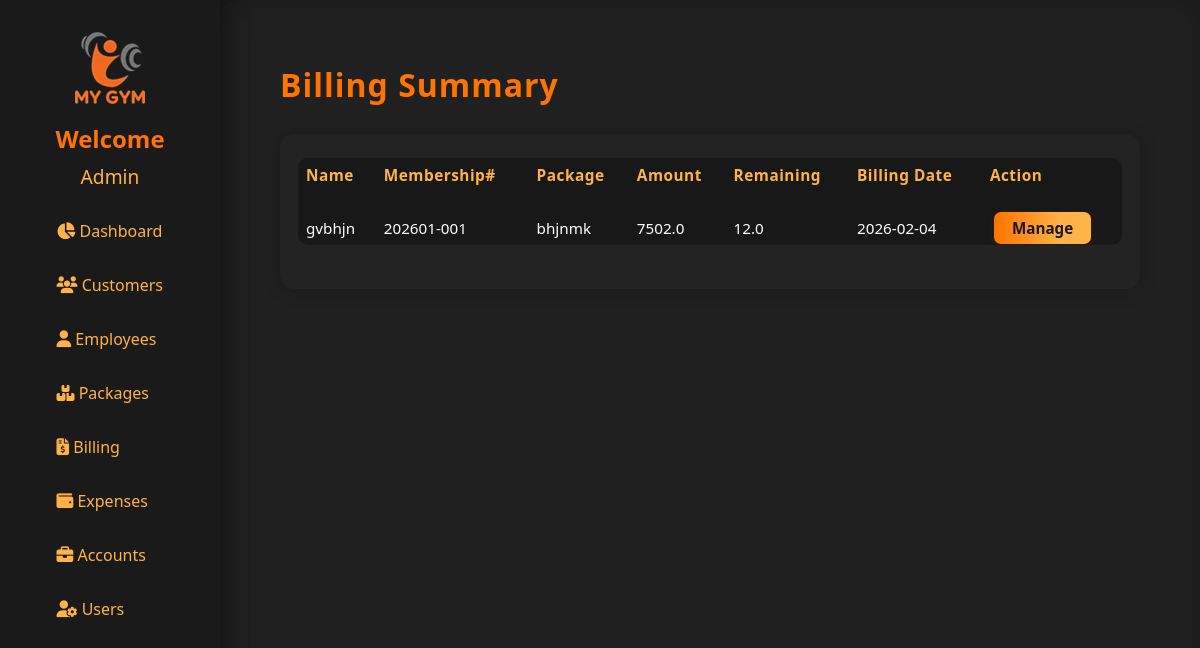
Page /billing (signed in) on the committed database.
### models.py (models this page shows, shortened)
class User(UserMixin, db.Model):
    id = db.Column(db.Integer, primary_key=True)
    username = db.Column(db.String(80), unique=True, nullable=False)
    password_hash = db.Column(db.String(128))
    thumb_id = db.Column(db.String(100))
    role_id = db.Column(db.String(100))
    created_at = db.Column(db.DateTime, default=datetime.utcnow)
    updated_at = db.Column(db.DateTime, default=datetime.utcnow, onupdate=datetime.utcnow)

class Customer(db.Model):
    id = db.Column(db.Integer, primary_key=True)
    membership_no = db.Column(db.String(20), unique=True)
    admission_date = db.Column(db.Date)
    type = db.Column(db.String(32))
    package_id = db.Column(db.Integer, db.ForeignKey('packages.id'))
    status = db.Column(db.String(20), default="Not Paid")
    billing_date = db.Column(db.Date)
    name = db.Column(db.String(120), nullable=False)
    email = db.Column(db.String(120))
    father_or_husband = db.Column(db.String(120))
    cnic = db.Column(db.String(20))
    gender = db.Column(db.String(20))
    marital_status = db.Column(db.String(20))
    blood_group = db.Column(db.String(10))
    dob = db.Column(db.Date)
    height = db.Column(db.Float)
    weight = db.Column(db.Float)
    waist = db.Column(db.Float)
    profession = db.Column(db.String(120))
    nationality = db.Column(db.String(50))
    address = db.Column(db.String(200))
    phone = db.Column(db.String(30))
    emergency_contact = db.Column(db.String(30))
    package = db.Column(db.String(50))
    personal_training_time = db.Column(db.String(50))
    trainer = db.Column(db.String(50))
    bmi_test = db.Column(db.String(10))  # 'Yes' or 'No'
    bmi_value = db.Column(db.Float)
    illnesses = db.Column(db.String(200))
    illness_other = db.Column(db.String(100))
    join_reasons = db.Column(db.String(200))
    terms_accepted = db.Column(db.Boolean, default=False)
    thumb_id = db.Column(db.String(100))
    invoices = db.relationship('Invoice', backref='customer', cascade="all, delete-orphan")
    billings = db.relationship('Billing', backref='customer', primaryjoin="Customer.cnic == foreign(Billing.customer_cnic)", cascade="all, delete-orphan")
    billing_histories = db.relationship('BillingHistory', backref='customer', primaryjoin="Customer.cnic == foreign(BillingHistory.customer_cnic)", cascade="all, delete-orphan")
    created_at = db.Column(db.DateTime, default=datetime.utcnow)
    updated_at = db.Column(db.DateTime, default=datetime.utcnow, onupdate=datetime.utcnow)

class Packages(db.Model):
    id = db.Column(db.Integer, primary_key=True)
    package_name = db.Column(db.String(100), nullable=False)
    package_type = db.Column(db.String(50), nullable=False)  # e.g., 'Individual' or 'Personal'
    package_duration = db.Column(db.String(50), nullable=False)  # e.g., '1 Month', '6 Months'
    package_price = db.Column(db.Float, nullable=False)
    registration_fees = db.Column(db.Float, nullable=False)
    created_at = db.Column(db.DateTime, default=datetime.utcnow)
    updated_at = db.Column(db.DateTime, default=datetime.utcnow, onupdate=datetime.utcnow)

class Billing(db.Model):
    id = db.Column(db.Integer, primary_key=True)
    customer_name = db.Column(db.String(120), nullable=False)
    membership_no = db.Column(db.String(20), nullable=False)
    customer_cnic = db.Column(db.String(20), nullable=False)
    paid_to_be_amount = db.Column(db.Float, nullable=False)
    paid_amount = db.Column(db.Float, nullable=False)
    remaining_amount = db.Column(db.Float, nullable=False)
    payment_collected_by = db.Column(db.String(100), nullable=False)   # Employee name or ID
    payment_date = db.Column(db.DateTime, default=datetime.utcnow, nullable=False)
    payment_method = db.Column(db.String(50), nullable=False)
    transaction_id = db.Column(db.String(50), nullable=True)
    created_at = db.Column(db.DateTime, default=datetime.utcnow)
    updated_at = db.Column(db.DateTime, default=datetime.utcnow, onupdate=datetime.utcnow)

### app.py (the view)
@app.route('/billing')
@login_required
def billing():
    billed_cnic = db.session.query(Billing.customer_cnic).distinct()
    billed_membership = db.session.query(Billing.membership_no).distinct()
    customers = Customer.query.filter(
        (Customer.cnic.in_(billed_cnic)) | (Customer.membership_no.in_(billed_membership))
    ).all()
    packages = Packages.query.all()
    packages_dict = {p.id: p for p in packages}
    billing_dict = {}
    for c in customers:
        billing = Billing.query.filter_by(customer_cnic=c.cnic).order_by(Billing.payment_date.desc()).first()
        billing_dict[c.cnic] = billing.remaining_amount if billing else 0
    return render_template(
        'billing.html',
        customers=customers,
        packages_dict=packages_dict,
        billing_dict=billing_dict
    )

### app.py (called while the page is built)
@login_manager.user_loader
def load_user(user_id):
    return db.session.get(User, int(user_id))

### templates/billing.html (shortened to what this page needs)
{% extends "base.html" %}
{% block content %}
<h1 style="color:#ff7300; letter-spacing:1px; margin-bottom: 28px;">Billing Summary</h1>
<div class="customers-table-wrap">
    <table class="customers-table">
        <thead>
            <tr>
                <th>Name</th>
                <th>Membership#</th>
                <th>Package</th>
                <th>Amount</th>
                <th>Remaining</th>
                <th>Billing Date</th>
                <th>Action</th>
            </tr>
        </thead>
        <tbody class="customers-table-body">
{% for c in customers %}
<tr {% if loop.first %}style="border-top: 18px solid transparent;"{% endif %}>
    <td>
        {% if c.name and c.name|length > 20 %}
            <span title="{{ c.name }}">{{ c.name[:20] }}&hellip;</span>
        {% else %}
            {{ c.name }}
        {% endif %}
    </td>
    <td>{{ c.membership_no }}</td>
    <td>
        {% set pkg = packages_dict.get(c.package_id) %}
        {{ pkg.package_name if pkg else '' }}
    </td>
    <td>
        {% if pkg %}
            {{ (pkg.package_price|float + pkg.registration_fees|float)|round(2) }}
        {% else %}
            N/A
        {% endif %}
    </td>
    <td>{{ billing_dict.get(c.cnic, 0) }}</td>
    <td>{{ c.billing_date.strftime('%Y-%m-%d') if c.billing_date else 'N/A' }}</td>
    <td>
        <a href="{{ url_for('billing_history', cnic=c.cnic) }}" class="manage-btn">Manage</a>
    </td>
</tr>
{% else %}
<tr>
    <td colspan="7" style="text-align:center; padding:20px;">No billing data found.</td>
</tr>
{% endfor %}
</tbody>
    </table>
</div>
{% endblock %}

### templates/base.html (shortened to what this page needs)
<!DOCTYPE html>
<html lang="en">
<head>
    <link rel="stylesheet" href="{{ url_for('static', filename='style.css') }}">
    <link rel="stylesheet" href="https://cdnjs.cloudflare.com/ajax/libs/font-awesome/6.4.2/css/all.min.css">
</head>
<body>
    {% if not hide_sidebar %}
    <div class="sidebar">
        <img src="{{ url_for('static', filename='logo.png') }}" class="logo-center"/>
        <div class="sidebar-user">
            {% if current_user.is_authenticated %}
                <div style="font-size: 1.5em; color: #ff7300; font-weight: 600;">Welcome</div>
                {% if current_user.username|length > 12 %}
                    <div style="font-size: 1.2em;color: #ffb347;margin-top: 8px;word-break: break-word;text-align: center;"
                        title="{{ current_user.username|capitalize }}">
                        {{ current_user.username[:12]|capitalize }}&hellip;
                    </div>
                {% else %}
                    <div style="font-size: 1.2em;color: #ffb347;margin-top: 8px;word-break: break-word;text-align: center;">
                        {{ current_user.username|capitalize }}
                    </div>
                {% endif %}
            {% else %}
                <div style="font-size: 1.5em; color: #ff7300; font-weight: 600;">Welcome to My Gym</div>
            {% endif %}
        </div>
        <div class="sidebar-nav-scroll scroll-hidden" style="height: 450px;">
            <ul>
                <li><a href="/"><i class="fa fa-chart-pie"></i> Dashboard</a></li>
                <li><a href="/customers"><i class="fa fa-users"></i> Customers</a></li>
                {% if current_user.role_id == '1' %}
                    <li>
                        <a href="{{ url_for('employees') }}">
                            <i class="fa fa-user"></i> Employees
                        </a>
                    </li>
                {% endif %}
                <li>
                    <a href="{{ url_for('packages') }}">
                        <i class="fa-solid fa-boxes-stacked"></i> Packages
                    </a>
                </li>
                <li><a href="/billing"><i class="fa fa-file-invoice-dollar"></i> Billing</a></li>
                <li><a href="/expenses"><i class="fa fa-wallet"></i> Expenses</a></li>
                {% if current_user.role_id == '1' %}
                <li><a href="/accounts"><i class="fa fa-briefcase"></i> Accounts</a></li>
                {% endif %}
                {% if current_user.role_id == '1' %}
                <li><a href="/users"><i class="fa fa-user-cog"></i> Users</a></li>
                {% endif %}
                <li><a href="/attendance"> Attendance</a></li>
            </ul>
        </div>
    </div>
    {% endif %}
    <div class="main-content{% if hide_sidebar %} no-sidebar{% endif %}">
        {% block content %}{% endblock %}
    </div>
</body>
</html>

### static/style.css (style rules this page uses)
body { margin: 0; font-family: 'Segoe UI', Arial, sans-serif; background: #181818; color: #fff; }
.sidebar { position: fixed; left: 0; top: 0; width: 220px; height: 100%; background: #1a1a1a; padding: 32px 0 0 0; box-shadow: 2px 0 24px #0006; display: flex; flex-direction: column; align-items: center; z-index: 100; }
.logo-center { display: block; margin: 0 auto 18px auto; max-width: 90px; }
.sidebar ul { list-style: none; padding: 0; width: 100%; }
.sidebar ul li { margin: 0; width: 100%; }
.scroll-hidden { overflow-y: auto; scrollbar-width: none; -ms-overflow-style: none; }
.sidebar ul li a { display: block; color: #ffb347; padding: 14px 36px; font-size: 1em; text-decoration: none; border-radius: 0 20px 20px 0; transition: background 0.18s, color 0.18s; margin-bottom: 4px; }
.main-content { margin-left: 220px; padding: 42px 5vw 32px 5vw; min-height: 100vh; background: #202020; box-shadow: 0 0 32px #0003 inset; border-radius: 18px 0 0 0; }
body, .main-content, .login-container { animation: fadein 0.7s; }
.customers-table-wrap { background: #232323; padding: 24px 18px; border-radius: 14px; box-shadow: 0 2px 18px #0003; overflow-x: auto; }
.customers-table { width: 100%; border-collapse: collapse; color: #fff; background: transparent; font-size: 0.97em; }
.customers-table-body { width: 100%; border-collapse: collapse; color: #fff; background: transparent; font-size: 0.99em; }
.customers-table th, .customers-table td { padding-top: 12px; padding-bottom: 12px; }
.customers-table { width: 100%; border-collapse: collapse; background: #181818; margin-bottom: 20px; border-radius: 10px; overflow: hidden; }
.customers-table th, .customers-table td { padding: 14px 10px; text-align: center; border-bottom: 1px solid #232323; font-size: 1em; }
.customers-table th { background: #232323; color: #ffb347; font-weight: 600; letter-spacing: 0.5px; border-bottom: 2px solid #ff7300; }
.customers-table tbody tr:last-child td { border-bottom: none; }
.customers-table th, .customers-table td { padding: 14px 18px; text-align: left; }
.customers-table th { background: #181818; color: #ffb347; font-weight: 600; letter-spacing: 0.5px; border-bottom: 2px solid #222; }
.customers-table tr { border-bottom: 1.5px solid #252525; transition: background 0.15s; }
.manage-btn { background: linear-gradient(90deg, #ff7300, #ffb347 70%); color: #181818; border: none; font-size: 1em; font-weight: 600; padding: 6px 18px; border-radius: 7px; cursor: pointer; text-decoration: none; box-shadow: 0 2px 8px rgba(255,115,0,0.09); transition: background 0.15s, color 0.15s; margin-left: 4px; }
.fa { font-size: 1.05em; }
.customers-table th, .customers-table td { padding: 7px 8px; font-size: 0.99em; vertical-align: middle; }

### templates/billing.html (style rules this page uses)
.customers-table tbody tr { border-bottom: 10px solid transparent; }
.customers-table tbody tr:last-child { border-bottom: none; }

### rows in the picture
User: username "Admin"
Customer: name "gvbhjn", membership_no "202601-001", get "12.0", billing_date "2026-02-04"
Packages: package_name "bhjnmk", package_price+registration_fees "7502.0"
